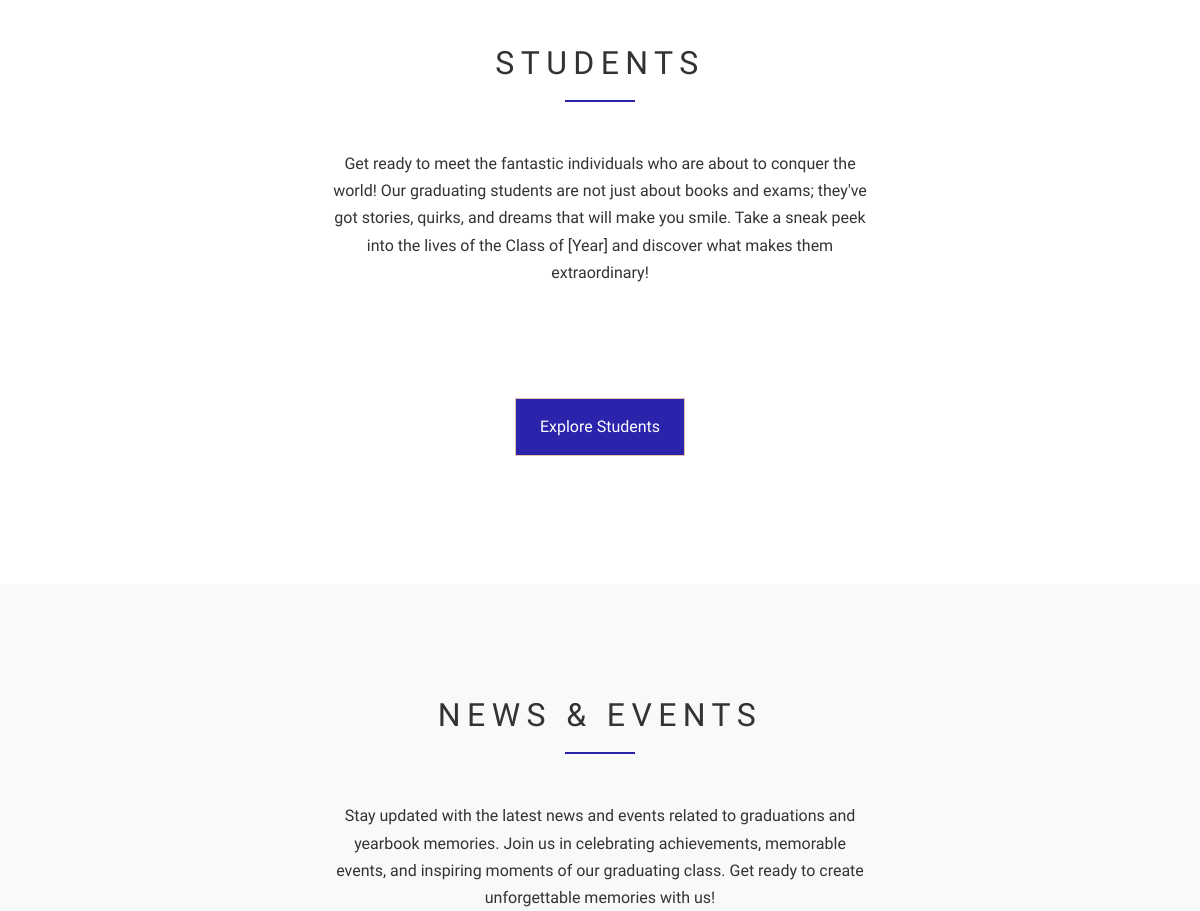
The app's page / (middle part), older data.
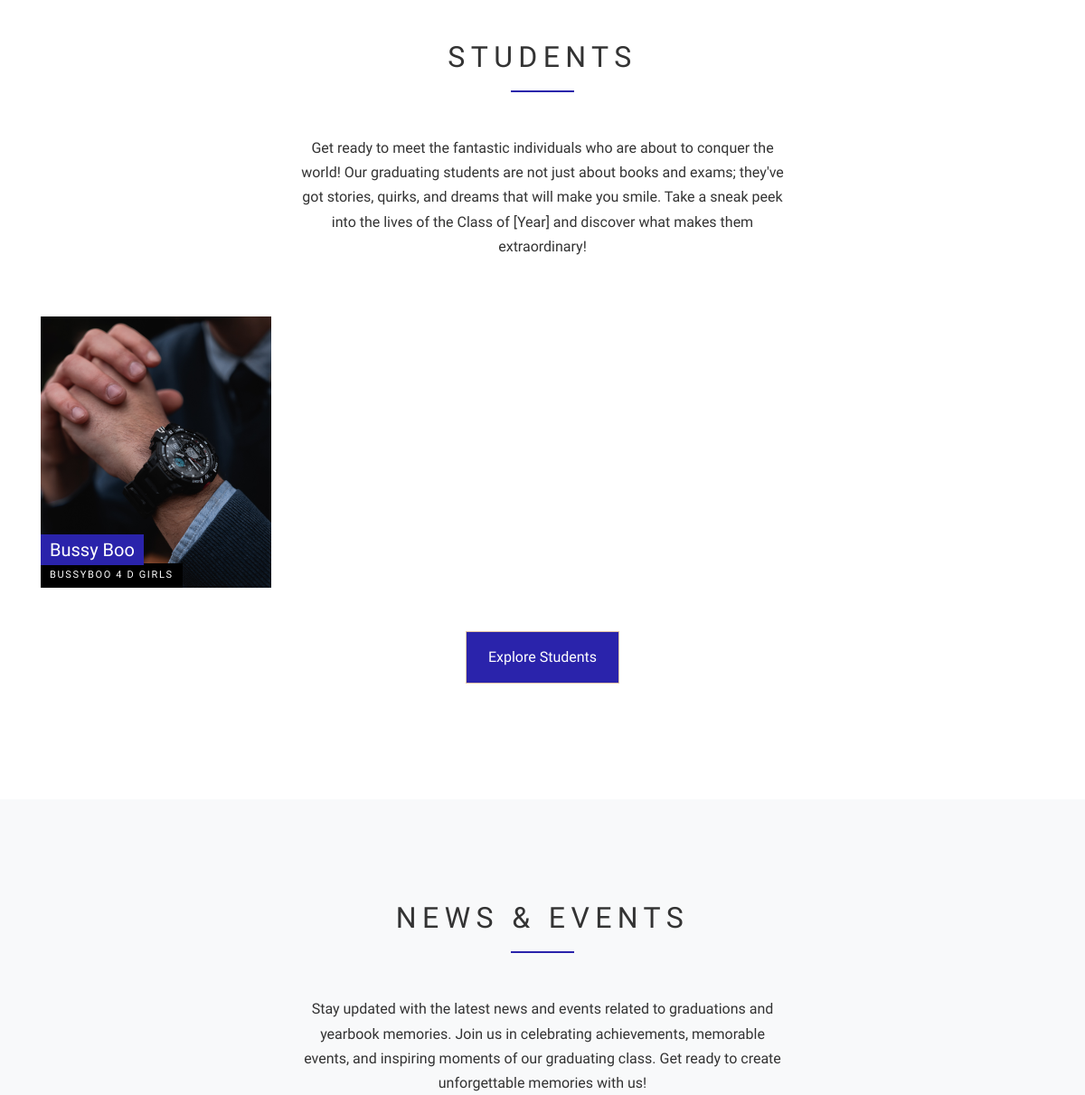
The same page, newer data.
### year_book/models.py (models this page shows, shortened)
class Year_Book(models.Model):
    student_first_name = models.CharField(max_length=200, blank=False)
    student_last_name = models.CharField(max_length=200, blank=False)
    student_nick_name = models.CharField(max_length=100, blank=False)
    student_image = models.FileField(blank=False, null=False, upload_to='student')
    email = models.EmailField(blank=False)
    phone_number = models.CharField(max_length=11, blank=False)
    favorite_course = models.CharField(max_length=100, blank=False)
    favorite_lecturer = models.CharField(max_length=100, blank=False)
    most_challenging_course = models.CharField(max_length=100, blank=False)
    relationship_status = models.CharField(max_length=100)
    date_of_birth = models.DateField(auto_now_add=True)
    hobbies = models.CharField(max_length=200)
    fun_fact_about_me = models.TextField()
    favorite_quote = models.TextField()
    resident_address = models.CharField(max_length=500)
    twitter_handle = models.URLField(max_length=200, blank=True)
    facebook_handle = models.URLField(max_length=200, blank=True)
    github = models.URLField(max_length=200, blank=True)
    linkedin = models.CharField(max_length=200, blank=True)
    slug = models.SlugField(max_length=250, unique=True)
    time_uploaded = models.DateTimeField('date uploaded', default=datetime.now())
    approve = models.BooleanField(default=False)
    class Meta():
        verbose_name_plural = 'Class Year Book'
    def get_student_url(self):
        return reverse('year_book:student_details', kwargs={'slug':self.slug} )

### year_book/views.py (the view)
# urls.py: 2. Add a URL to urlpatterns:  path('', views.home, name='home')
def home(request):
    students = Year_Book.objects.order_by('-time_uploaded')
    blog = Blog.objects.order_by('-time_uploaded')[:3]
    context = {'student_key':students, 'blog_key':blog}
    return render(request, 'client/index.html', context)

### year_book/models.py (called while the page is built)
    def get_blog_title(self):
        if self.blog_title:
            return self.blog_title

    def get_blog_image(self):
        if self.blog_image:
            return self.blog_image.url

    def get_date(self):
        if self.time_uploaded:
            return self.time_uploaded

    def get_blog_url(self):
        return reverse('year_book:blog_details', kwargs={'slug':self.slug} )

### templates/client/index.html (shortened to what this page needs)
{% extends 'client/base.html' %}
{% load static %}
{% block content %}
    <div class="site-section">
      <div class="container">
        <div class="row">
          <div class="site-section-heading text-center mb-5 w-border col-md-6 mx-auto">
            <h2 class="mb-5">STUDENTS</h2>
            <p>Get ready to meet the fantastic individuals who are about to conquer the world! Our graduating students are not just about books and exams; they've got stories, quirks, and dreams that will make you smile. Take a sneak peek into the lives of the Class of [Year] and discover what makes them extraordinary!</p>
          </div>
        </div>
        <div class="row">
          {% if student_key %}
          {% for s in student_key %}
          <div class="col-md-6 col-lg-3" data-aos="fade-up" data-aos-delay="100">
            <a href="{{s.get_student_url}}" class="unit-9">
              <div class="image" style="background-image: url('{{s.student_image.url}}');"></div>
              <div class="unit-9-content">
                <h2>{{s.student_first_name}}  {{s.student_last_name}}</h2>
                <span>{{s.student_nick_name}}</span>
              </div>
            </a>
          </div>
          {% endfor %}
          {% endif %}
        </div>
      </div>
      <p class="text-center mt-5"><a href="{% url 'year_book:students' %}" class="btn btn-primary px-4 py-3 mx-auto">Explore Students</a></p>
    </div>
    <div class="site-section bg-light">
      <div class="container">
        <div class="row">
          <div class="site-section-heading text-center mb-5 w-border col-md-6 mx-auto" data-aos="fade-up">
            <h2 class="mb-5">News &amp; Events</h2>
            <p>
              Stay updated with the latest news and events related to graduations and yearbook memories. Join us in celebrating achievements, memorable events, and inspiring moments of our graduating class. Get ready to create unforgettable memories with us!
            </p>
          </div>
        </div>
      </div>
    </div>
{% endblock %}

Row changes from the older to the newer data that the page shows:
added Year_Book: student_image (picture), student_first_name "Bussy", student_last_name "Boo", student_nick_name "BUSSYBOO 4 D GIRLS"
